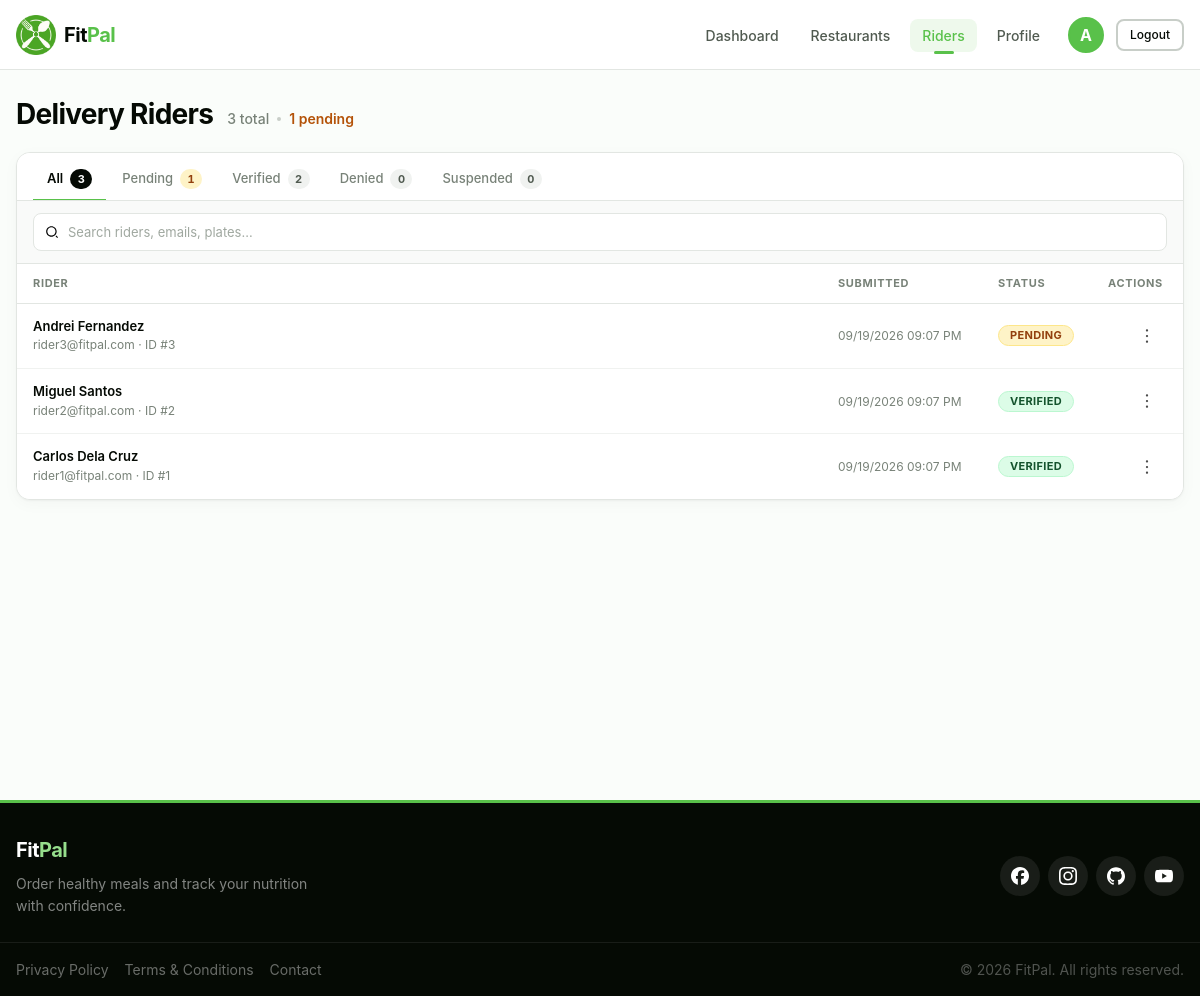
/admin/pages/riders.php (signed in), run on the app's committed database.
### tables this page shows
CREATE TABLE delivery_rider_profile (
    delivery_rider_profile_id INT AUTO_INCREMENT PRIMARY KEY,
    delivery_rider_id INT NOT NULL UNIQUE,
    financial_account_id INT NOT NULL UNIQUE,
    profile_picture VARCHAR(255) NULL,
    vehicle_type VARCHAR(20) NULL,
    vehicle_plate VARCHAR(10) NULL,
    verification_status VARCHAR(20) NOT NULL DEFAULT 'pending' CHECK (
        verification_status IN (
            'pending',
            'denied',
            'suspended',
            'verified'
        )
    ),
    verified_by_admin_id INT NULL,
    verified_at TIMESTAMP NULL,
    average_rating DECIMAL(2, 1) DEFAULT 0.0 CHECK (
        average_rating BETWEEN 0 AND 5
    ),
    total_deliveries INT DEFAULT 0 CHECK (total_deliveries >= 0),
    is_available TINYINT(1) DEFAULT 1,
    FOREIGN KEY (delivery_rider_id) REFERENCES delivery_rider (delivery_rider_id) ON DELETE CASCADE,
    FOREIGN KEY (financial_account_id) REFERENCES financial_account (financial_account_id) ON DELETE CASCADE,
    FOREIGN KEY (verified_by_admin_id) REFERENCES administrator (administrator_id) ON DELETE SET NULL,
    INDEX idx_delivery_rider_id (delivery_rider_id),
    INDEX idx_financial_account_id (financial_account_id),
    INDEX idx_verification_status (verification_status),
    INDEX idx_is_available (is_available)
) COMMENT = 'Delivery rider profile with verification and performance data';

CREATE TABLE delivery_rider (
    delivery_rider_id INT AUTO_INCREMENT PRIMARY KEY,
    first_name VARCHAR(50) NOT NULL,
    middle_name VARCHAR(50) NULL,
    last_name VARCHAR(50) NOT NULL,
    birthdate DATE NULL,
    gender VARCHAR(10) NULL CHECK (
        gender IN ('Male', 'Female', 'Other')
    ),
    email VARCHAR(100) NOT NULL UNIQUE,
    contact_number VARCHAR(15) NOT NULL UNIQUE,
    username VARCHAR(30) NULL UNIQUE,
    password VARCHAR(255) NOT NULL,
    date_created TIMESTAMP DEFAULT CURRENT_TIMESTAMP,
    is_active TINYINT(1) DEFAULT 1,
    INDEX idx_email (email),
    INDEX idx_contact_number (contact_number),
    INDEX idx_username (username)
) COMMENT = 'Delivery rider account information';

### admin/pages/riders.php (the view, shortened to what the rows shown need)
<?php
require_once __DIR__ . '/../includes/header.php';
require_once __DIR__ . '/../backend/database/admin-queries.php';
$allowedStatuses = ['pending', 'verified', 'denied', 'suspended'];
$statusFilter = isset($_GET['status']) ? strtolower(trim((string)$_GET['status'])) : '';
if (!in_array($statusFilter, $allowedStatuses, true)) {
    $statusFilter = '';
}
$search  = isset($_GET['q'])    ? trim((string)$_GET['q'])    : '';
$page    = isset($_GET['page']) ? max(1, (int)$_GET['page'])  : 1;
$perPage = 20;
$offset  = ($page - 1) * $perPage;
$riders       = [];
try {
    $riders = getRidersForVerification(
        $database_connection,
        $statusFilter ?: null,
        $perPage,
        $offset
    );
} catch (PDOException $e) {
    error_log('Admin riders list error: ' . $e->getMessage());
}
function riderStatusPillClass(string $status): string
{
    return match ($status) {
        'pending'   => 'pill-pending',
        'verified'  => 'pill-verified',
        'denied'    => 'pill-denied',
        'suspended' => 'pill-suspended',
        default     => 'pill-neutral',
    };
}
function formatExactDate(?string $datetime): string
{
    $ts = strtotime($datetime);
    return $ts !== false ? date('m/d/Y h:i A', $ts) : $datetime;
}
?>
<link rel="stylesheet" href="../assets/css/admin-tables.css">
<div class="content admin-page">
    <header class="admin-page-header">
        <div class="admin-page-header-left">
            <h1 class="admin-page-title">Delivery Riders</h1>
        </div>
    </header>
    <div class="admin-surface">
        <?php if (empty($riders)): ?>
        <div class="admin-empty-state">
            <div class="empty-state-icon">
                <img src="<?php echo $assetBase; ?>assets/images/icons/people-team.svg" alt="" width="32" height="32">
            </div>
            <p class="empty-state-title">
                <?php echo $statusFilter === '' ? 'No riders yet' : 'No ' . htmlspecialchars($statusFilter, ENT_QUOTES, 'UTF-8') . ' riders'; ?>
            </p>
            <p class="empty-state-text">
                <?php if ($search !== ''): ?>
                No results for "<?php echo htmlspecialchars($search, ENT_QUOTES, 'UTF-8'); ?>".
                <?php else: ?>
                Nothing to review in this queue.
                <?php endif; ?>
            </p>
        </div>
        <?php else: ?>
        <div class="admin-table-wrap">
            <table class="admin-table" id="ridersTable">
                <thead>
                    <tr>
                        <th class="col-name">Rider</th>
                        <th class="col-submitted">Submitted</th>
                        <th class="col-status">Status</th>
                        <th class="col-actions">Actions</th>
                    </tr>
                </thead>
                <tbody>
                    <?php foreach ($riders as $rider):
                        $riderId    = (int)$rider['delivery_rider_id'];
                        $statusRaw  = (string)($rider['verification_status'] ?? '');
                        $hasProfile = $statusRaw !== '';
                        $status     = $hasProfile ? $statusRaw : 'pending';
                        $fullName   = trim(($rider['first_name'] ?? '') . ' ' . ($rider['last_name'] ?? ''));
                    ?>
                    <tr data-row-id="<?php echo $riderId; ?>"
                        data-status="<?php echo htmlspecialchars($status, ENT_QUOTES, 'UTF-8'); ?>">
                        <td class="col-name">
                            <span
                                class="row-primary"><?php echo htmlspecialchars($fullName ?: 'Unnamed Rider', ENT_QUOTES, 'UTF-8'); ?></span>
                            <span class="row-secondary">
                                <?php echo htmlspecialchars($rider['email'] ?? 'No email', ENT_QUOTES, 'UTF-8'); ?>
                                &middot; ID #<?php echo $riderId; ?>
                            </span>
                        </td>
                        <td class="col-submitted">
                            <span class="row-secondary">
                                <?php echo htmlspecialchars(formatExactDate($rider['date_created'] ?? null), ENT_QUOTES, 'UTF-8'); ?>
                            </span>
                        </td>
                        <td class="col-status">
                            <?php if (!$hasProfile): ?>
                            <span class="status-pill pill-neutral">No Profile</span>
                            <?php else: ?>
                            <span class="status-pill <?php echo riderStatusPillClass($status); ?>">
                                <?php echo htmlspecialchars(formatVerificationStatus($status), ENT_QUOTES, 'UTF-8'); ?>
                            </span>
                            <?php endif; ?>
                        </td>
                        <td class="col-actions">
                            <div class="actions-dropdown">
                                <button type="button" class="actions-trigger" aria-label="More actions">
                                    <img src="<?php echo $assetBase; ?>assets/images/icons/more-vertical-line.svg"
                                        alt="">
                                </button>
                            </div>
                        </td>
                    </tr>
                    <?php endforeach; ?>
                </tbody>
            </table>
        </div>
        <?php endif; ?>
    </div>
</div>
<?php require_once __DIR__ . '/../../shared/includes/footer.php'; ?>

### admin/includes/header.php (shortened to what the rows shown need)
<?php
require_once __DIR__ . '/../backend/database/admin-connect.php';
function getAdminAssetBase(): string {
    $scriptPath = $_SERVER['SCRIPT_NAME'];
    $dirPath    = dirname($scriptPath);
    $segments   = array_filter(explode('/', $dirPath));
    $depth      = count($segments);
    return str_repeat('../', $depth) . 'shared/';
}
$assetBase = getAdminAssetBase();
$isLoggedIn   = false;
$adminName    = '';
$adminInitial = '';
if (!empty($_SESSION['administrator_id'])) {
    $isLoggedIn = true;
    try {
        $stmt = $database_connection->prepare(
            "SELECT a.first_name, a.last_name, ap.role
               FROM administrator a
               LEFT JOIN administrator_profile ap
                      ON a.administrator_id = ap.administrator_id
              WHERE a.administrator_id = :id
              LIMIT 1"
        );
        $stmt->execute([':id' => (int)$_SESSION['administrator_id']]);
        $adminData = $stmt->fetch(PDO::FETCH_ASSOC);
        if ($adminData) {
            $adminName    = trim($adminData['first_name'] . ' ' . $adminData['last_name']);
            $adminInitial = strtoupper(substr($adminData['first_name'], 0, 1));
        }
    } catch (PDOException $e) {
    }
}
$currentPage = basename($_SERVER['PHP_SELF']);
$pageCssMap = [
    'sign-in.php'     => 'sign-in.css',
    'dashboard.php'   => 'dashboard.css',
    'restaurants.php' => 'admin-tables.css',
    'riders.php'      => 'admin-tables.css',
    'profile.php'     => 'profile.css',
];
$pageCssFile = $pageCssMap[$currentPage] ?? '';
$pageCssHref = $pageCssFile !== '' ? '../assets/css/' . $pageCssFile : '';
$pageCssVersion = '';
if ($pageCssFile !== '') {
    $abs = __DIR__ . '/../assets/css/' . $pageCssFile;
    if (is_file($abs)) {
        $pageCssVersion = '?v=' . filemtime($abs);
    }
}
?>
<!DOCTYPE html>
<html lang="en">
<head>
    <link rel="stylesheet" href="<?php echo $assetBase; ?>assets/css/global.css">
    <link rel="stylesheet" href="../assets/css/header.css">
    <?php if ($pageCssHref !== ''): ?>
    <link rel="stylesheet" href="<?php echo htmlspecialchars($pageCssHref . $pageCssVersion, ENT_QUOTES, 'UTF-8'); ?>">
    <?php endif; ?>
</head>
<body>
    <header class="header admin-header" role="banner">
        <div class="header-container">
            <nav class="header-nav" id="mainNav" role="navigation" aria-label="Admin navigation">
                <?php if ($isLoggedIn): ?>
                <div class="nav-actions">
                    <div class="user-profile-circle"
                        title="<?php echo htmlspecialchars($adminName, ENT_QUOTES, 'UTF-8'); ?>">
                        <?php if (!empty($adminInitial)): ?>
                        <span
                            class="user-initial"><?php echo htmlspecialchars($adminInitial, ENT_QUOTES, 'UTF-8'); ?></span>
                        <?php else: ?>
                        <img src="<?php echo $assetBase; ?>assets/images/icons/user-profile-circle.svg" alt="Profile"
                            class="profile-icon">
                        <?php endif; ?>
                    </div>
                </div>
                <?php endif; ?>
            </nav>
        </div>
    </header>
    <main class="main-content" role="main">

### data on the page
delivery_rider_profile: delivery_rider.last_name "Andrei Fernandez", delivery_rider.email "rider3@fitpal.com", delivery_rider.delivery_rider_id "3", delivery_rider.date_created "09/19/2026 09:07 PM", verification_status "PENDING"
delivery_rider_profile: delivery_rider.last_name "Miguel Santos", delivery_rider.email "rider2@fitpal.com", delivery_rider.delivery_rider_id "2", delivery_rider.date_created "09/19/2026 09:07 PM", verification_status "VERIFIED"
delivery_rider_profile: delivery_rider.last_name "Carlos Dela Cruz", delivery_rider.email "rider1@fitpal.com", delivery_rider.delivery_rider_id "1", delivery_rider.date_created "09/19/2026 09:07 PM", verification_status "VERIFIED"

### other printed values
$adminInitial "A"
$riderCounts['total'] "3"
$riderCounts['pending'] "1"
$riderCounts['verified'] "2"
$riderCounts['denied'] "0"
$riderCounts['suspended'] "0"
